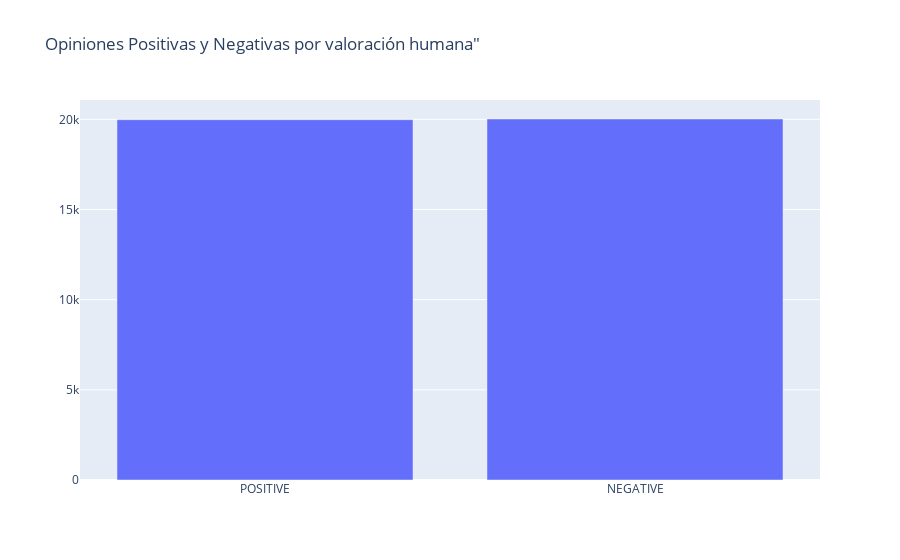

The notebook cell saved with this chart:
### Code cell
#Se grafica la cantidad de películas por opiniones negativas y positivas que se generaron con la selección del ser humano
datos_grafi_hum = go.Bar(x=cant_sent_humano6.descri_sent_huma.values[:10],
                     y=cant_sent_humano6.cant.values[:10])

grafica_hum = go.Layout(title='Opiniones Positivas y Negativas por valoración humana"')

figura = go.Figure(data=[datos_grafi_hum], layout=grafica_hum)
iplot(figura)

### Figure 1 — Plotly figure (JSON) as saved in the notebook; plotly's stock layout.template omitted (floating-point values rounded to 4 significant figures)
{"data": [{"type": "bar", "x": ["POSITIVE", "NEGATIVE"], "y": [19981, 20019]}], "layout": {"title": {"text": "Opiniones Positivas y Negativas por valoración humana\""}}}
